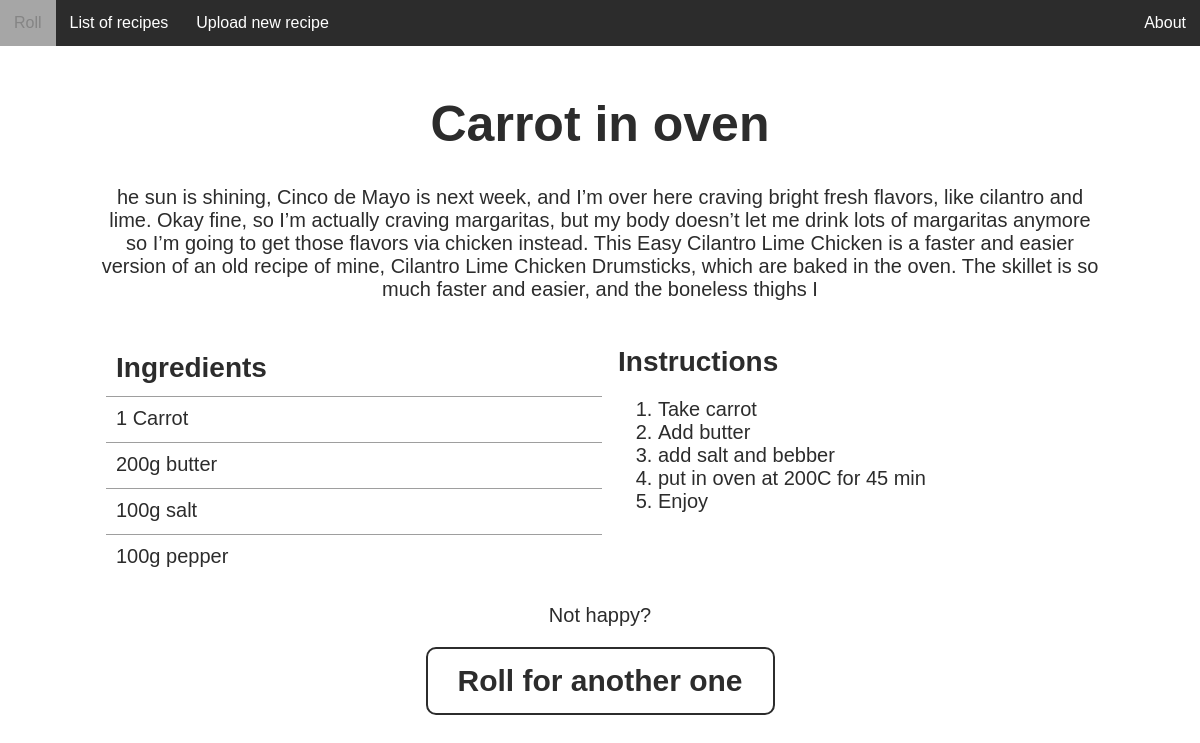
The app's page /recipe/2/ with its own data.
### core/models.py (models this page shows, shortened)
class Recipe(models.Model):
    name = models.CharField(max_length=50)
    creation_date = models.DateField(default=datetime.date.today)
    description = models.TextField(max_length=500)

class Ingredient(models.Model):
    name = models.CharField(max_length=50)
    recipe = models.ForeignKey(Recipe, on_delete=models.CASCADE, related_name='ingredients')

class Recipe_Step(models.Model):
    description = models.CharField(max_length=200)
    recipe = models.ForeignKey(Recipe, on_delete=models.CASCADE, related_name='recipe_step')

### core/views.py (the view)
# urls.py: path('recipe/<recipe_id>/', views.recipe, name='recipe-view'),
def recipe(request, recipe_id):
    if request.method == "POST":
        return redir()
    print(recipe_id)
    r = Recipe.objects.select_related().get(id=int(recipe_id))
    ingredients = list(r.ingredients.values_list('name', flat=True))
    steps = list(r.recipe_step.values_list('description', flat=True))
    context = {
        'name': r.name,
        'description': r.description,
        'ingredients': ingredients,
        'steps': steps,
    }
    return render(request, 'core/recipe.html', context=context)

### core/templates/core/recipe.html (shortened to what this page needs)
{% extends "core/base.html" %}
{% block content %}
    <div class="upper-container">
        <h1>{{ name }}</h1>
        <p>{{ description }}</p>
    </div>
    <div class="lower-container">
        <div id="ingredients">
            <table id="Ingredients_table">
                <th className="ingredients_table_heading">
                    <span id="title">Ingredients</span>
                </th>
                {% for item in ingredients %}
                <tr className="Ingredients_table_row">
                <td>{{ item }}</td>
                </tr>
                {% endfor %}
            </table>
        </div>
        <div id="instructions">
            <span id="title">Instructions</span>
            <ol>
                {% for item in steps %}
                <li>{{ item }}</li>
                {% endfor %}
            </ol>
        </div>
    </div>
    <p>Not happy?</p>
    <form action="" method="POST">
        <button>Roll for another one</button>
    </form>
{% endblock %}

### core/static/core/styles2.css (style rules this page uses)
body { background-color: white; text-align: center; font-family: "Helvetica", serif; margin: 0 auto; width: 100%; color: #2c2c2c; }
@media screen and (min-width: 1000px) { .upper-container { width: 1000px; } }
@media screen and (min-width: 1000px) { .lower-container { width: 1000px; display: flex; } }
@media screen and (min-width: 1000px) { #ingredients { width: 100% } }
h1 { font-size: 50px; }
p { font-size: 20px; }
.upper-container { padding: 15px; margin: 0 auto; }
.lower-container { margin: 0 auto; }
button { background-color: white; margin-bottom: 20px; border: 2px solid #2c2c2c; color: #2c2c2c; padding: 15px 30px; border-radius: 10px; text-align: center; font-weight: bold; font-size: 30px; transition-duration: 0.2s; -webkit-transition-duration: 0.2s; }
#title { font-weight: bold; font-size: 28px; }
#ingredients { padding: 4px; font-size: 20px; flex: 0 0 50%; }
th { padding: 10px; text-align: left; }
td { padding: 10px 10px; border-top: 1px solid #9e9e9e; min-width: 250px; width: 50%; text-align: left; }
#instructions { padding: 10px; font-size: 20px; text-align: left; flex: 0 0 50%; }

### records on screen
Recipe: name "Carrot in oven", description "he sun is shining, Cinco de Mayo is next week, and I’m over here craving bright fresh flavors, like cilantro and lime. Okay fine, so I’m actually craving margaritas, but my body doesn’t let me drink lots of margaritas anymore so I’m going to get those flavors via chicken instead. This Easy Cilantro Lime Chicken is a faster and easier version of an old recipe of mine, Cilantro Lime Chicken Drumsticks, which are baked in the oven. The skillet is so much faster and easier, and the boneless thighs I"
Ingredient: name "1 Carrot"
Ingredient: name "200g butter"
Ingredient: name "100g salt"
Ingredient: name "100g pepper"
Recipe_Step: description "Take carrot"
Recipe_Step: description "Add butter"
Recipe_Step: description "add salt and bebber"
Recipe_Step: description "put in oven at 200C for 45 min"
Recipe_Step: description "Enjoy"
